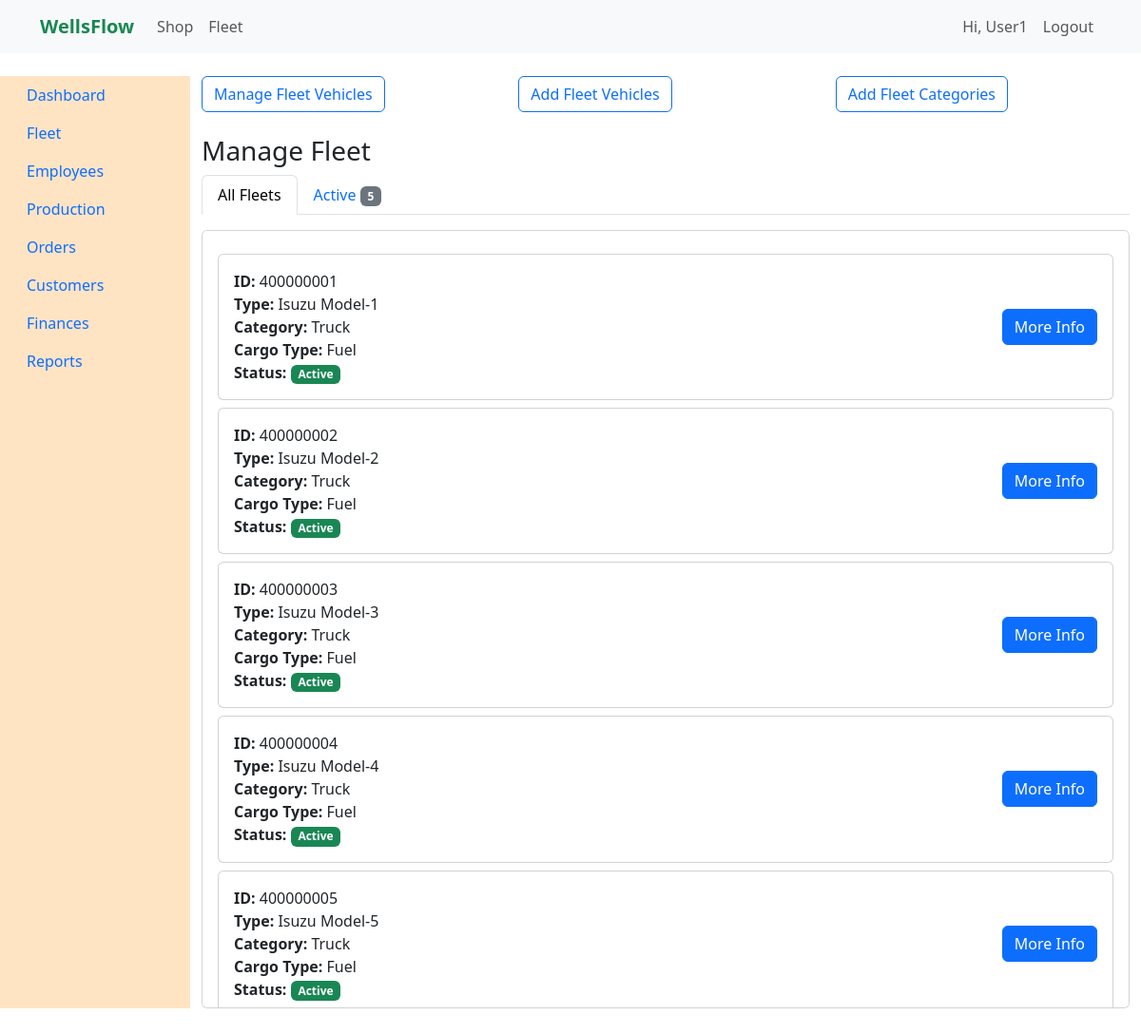
The app's page /vehiclesmanagefleet (signed in) with its own data.
### tables this page shows
CREATE TABLE `Users` (
	`user_id` integer primary key NOT NULL UNIQUE,
	`first_name` TEXT NOT NULL,
	`last_name` TEXT NOT NULL,
	`phone_number` INTEGER NOT NULL,
	`email` TEXT NOT NULL UNIQUE,
	`password` TEXT NOT NULL,
	`otp` TEXT,
	`otp_timestamp` REAL,
	`location` TEXT NOT NULL,
	`status` TEXT NOT NULL DEFAULT 'Inactive',
	`last_login` REAL NOT NULL
);

### models.py (models this page shows)
class Fleet(db.Model):
    id = db.Column(db.Integer, primary_key=True)
    name = db.Column(db.String(80), nullable=False)         # e.g., "Truck A"
    reg_no = db.Column(db.String(30), unique=True)          # e.g., "KAA 123A"
    category = db.Column(db.String(50))                     # e.g., Tanker, Trailer, Small Truck
    status = db.Column(db.String(30), default="available")  # available, in transit, service

### app.py (the view, shortened to what this page needs)
@app.route("/vehiclesmanagefleet", methods=['GET', 'POST'])
@login_required
def vehiclesmanagefleet():
    conn = sqlite3.connect(shopfleetdb)
    conn.row_factory = sqlite3.Row
    cursor = conn.cursor()
    filter_status = request.args.get('status')
    if filter_status:
        cursor.execute("SELECT * FROM Fleet WHERE status = ?", (filter_status,))
    else:
        cursor.execute("SELECT * FROM Fleet")
    fleets = cursor.fetchall()
    cursor.execute("""
        SELECT status, COUNT(*) as count
        FROM Fleet
        GROUP BY status
    """)
    status_counts = cursor.fetchall()
    conn.close()
    return render_template("fleet/fleet_extend/vehicles/managefleet.html",
                         fleets=fleets,
                         status_counts=status_counts,
                         current_filter=filter_status)

### app.py (called while the page is built, shortened)
@login_manager.user_loader
def load_user(user_id):
    conn = sqlite3.connect(shopfleetdb)
    conn.row_factory = sqlite3.Row
    cursor = conn.cursor()
    cursor.execute(
        "SELECT user_id, first_name, last_name, email, 'customer' as role FROM Users WHERE user_id = ?",
        (user_id,),
    )
    row = cursor.fetchone()
    if row:
        print(f"Loading User from session: {row['first_name']} {row['last_name']} (ID: {row['user_id']})")  # Debug line
        conn.close()
        return UserObject(row['user_id'], row['first_name'], row['last_name'], row['email'], row['role'])

### user_object.py (called while the page is built)
    @property
    def fname(self):
        if self.role != 'customer' and self.username:
            return self.username
        return self.first_name

### templates/fleet/fleet_extend/vehicles/managefleet.html (shortened to what this page needs)
{% extends "adminside_fleet/vehicles.html" %}
{% block vehicle_content %}
<div class="container mt-4">
  <h3>Manage Fleet</h3>
  <ul class="nav nav-tabs mb-3">
    <li class="nav-item">
      <a class="nav-link {% if not current_filter %}active{% endif %}" href="{{ url_for('vehiclesmanagefleet') }}">All Fleets</a>
    </li>
    {% for status_row in status_counts %}
      <li class="nav-item">
        <a class="nav-link {% if current_filter == status_row['status'] %}active{% endif %}"
           href="{{ url_for('vehiclesmanagefleet', status=status_row['status']) }}">
          {{ status_row['status'] }} <span class="badge bg-secondary">{{ status_row['count'] }}</span>
        </a>
      </li>
    {% endfor %}
  </ul>
  <div class="card" style="height: 70vh; overflow-y: auto;">
    <div class="card-body">
      {% if fleets %}
        {% for fleet in fleets %}
          <div class="card mt-2">
            <div class="card-body d-flex justify-content-between align-items-center">
              <div>
                <strong>ID:</strong> {{ fleet['fleet_id'] }}<br>
                <strong>Type:</strong> {{ fleet['fleet_brand'] }} {{ fleet['fleet_model'] }}<br>
                <strong>Category:</strong> {{ fleet['fleet_category'] }}<br>
                <strong>Cargo Type:</strong> {{ fleet['cargo_type'] }}<br>
                <strong>Status:</strong>
                <span class="badge bg-{% if fleet['status'] == 'Active' %}success{% elif fleet['status'] == 'In Service' %}primary{% elif fleet['status'] == 'Decommissioned' %}danger{% else %}secondary{% endif %}">
                  {{ fleet['status'] }}
                </span>
              </div>
              <div>
                <button class="btn btn-primary" data-bs-toggle="modal" data-bs-target="#fleetModal{{ fleet['fleet_id'] }}">
                  More Info
                </button>
              </div>
            </div>
          </div>
        {% endfor %}
      {% else %}
        <div class="text-center py-5">
          <h5>No fleets found{% if current_filter %} with status "{{ current_filter }}"{% endif %}.</h5>
        </div>
      {% endif %}
    </div>
  </div>
</div>
{% endblock vehicle_content %}

### templates/fleet/adminside_fleet/vehicles.html
{% extends "layout.html" %}
{% block content %}
<section class="row">
    <div class="col-md-4">
        <button class="btn btn-outline-primary" onclick="location.href = '/vehiclesmanagefleet'">Manage Fleet Vehicles</button>
    </div>
    <div class="col-md-4">
        <button class="btn btn-outline-primary">Add Fleet Vehicles</button>
    </div>
    <div class="col-md-4">
        <button class="btn btn-outline-primary">Add Fleet Categories</button>
    </div>
    {% block vehicle_content %}
    {% endblock vehicle_content %}
</section>
{% endblock %}

### templates/fleet/layout.html (shortened to what this page needs)
<!DOCTYPE html>
<html lang="en">
<head>
  <link href="https://cdn.jsdelivr.net/npm/bootstrap@5.3.0/dist/css/bootstrap.min.css" rel="stylesheet"/>
</head>
<body>
<nav class="navbar navbar-expand-lg navbar-light bg-light">
  <div class="container">
    <a class="navbar-brand text-success fw-bold" href="/">WellsFlow</a>
    <div class="collapse navbar-collapse">
      <ul class="navbar-nav me-auto">
        <li class="nav-item"><a class="nav-link" href="/shop">Shop</a></li>
        <li class="nav-item"><a class="nav-link" href="/fleet">Fleet</a></li>
      </ul>
      <ul class="navbar-nav">
        {% if current_user.is_authenticated %}
          <li class="nav-item">
            <span class="nav-link">Hi, {{ current_user.fname or current_user.first_name or 'User' }}</span>
          </li>
          <li class="nav-item">
            <a class="nav-link" href="{{ url_for('auth.logout') }}">Logout</a>
          </li>
        {% endif %}
      </ul>
    </div>
  </div>
</nav>
<div class="container-fluid">
  <section class="row">
    <div class="col-md-2" style="background-color: bisque;">
      <ul class="nav flex-column me-auto">
        <li class="nav-item"><a class="nav-link" href="/dashboard">Dashboard</a></li>
        <li class="nav-item"><a class="nav-link" href="/vehicles">Fleet</a></li>
        <li class="nav-item"><a class="nav-link" href="/employees">Employees</a></li>
        <li class="nav-item"><a class="nav-link" href="/production">Production</a></li>
        <li class="nav-item"><a class="nav-link" href="/orders">Orders</a></li>
        <li class="nav-item"><a class="nav-link" href="/customers">Customers</a></li>
        <li class="nav-item"><a class="nav-link" href="/finances">Finances</a></li>
        <li class="nav-item"><a class="nav-link" href="/reports">Reports</a></li>
      </ul>
    </div>
    <div class="col-md-10">
      {% block content %}
      {% endblock %}
    </div>
  </section>
</div>
</body>
</html>

### records on screen
Users: first_name "User1"
Fleet: fleet_id "400000001", fleet_brand "Isuzu", fleet_model "Model-1", fleet_category "Truck", cargo_type "Fuel", status "Active"
Fleet: fleet_id "400000002", fleet_brand "Isuzu", fleet_model "Model-2", fleet_category "Truck", cargo_type "Fuel", status "Active"
Fleet: fleet_id "400000003", fleet_brand "Isuzu", fleet_model "Model-3", fleet_category "Truck", cargo_type "Fuel", status "Active"
Fleet: fleet_id "400000004", fleet_brand "Isuzu", fleet_model "Model-4", fleet_category "Truck", cargo_type "Fuel", status "Active"
Fleet: fleet_id "400000005", fleet_brand "Isuzu", fleet_model "Model-5", fleet_category "Truck", cargo_type "Fuel", status "Active"

### other values on screen
{{ status_row['status'] }} "Active"
{{ status_row['count'] }} "5"
